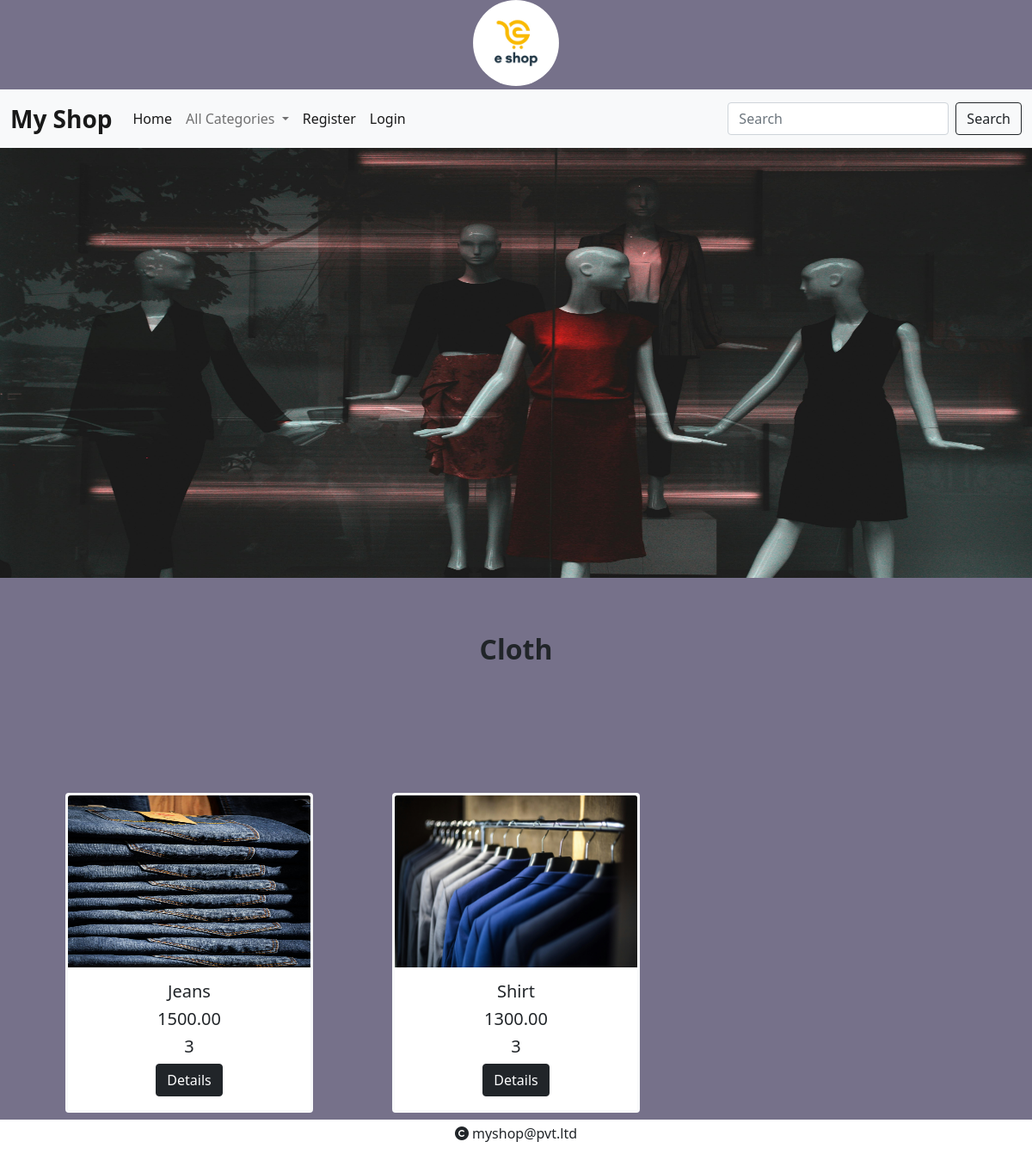
/products/1, run on the app's committed database.
### shop/models.py (models this page shows, shortened)
class Category(models.Model):
    name=models.CharField(max_length=20)
    desc=models.TextField()
    image=models.ImageField(upload_to="category")

class Product(models.Model):
    name=models.CharField(max_length=20)
    desc=models.TextField()
    image=models.ImageField(upload_to="category")
    price=models.DecimalField(max_digits=10,decimal_places=2)
    stock=models.IntegerField(default=0)
    available=models.BooleanField(default=True)
    created=models.DateTimeField(auto_now_add=True)
    updated=models.DateTimeField(auto_now=True)
    category=models.ForeignKey(Category,on_delete=models.CASCADE)

### shop/views.py (the view)
# urls.py: path('products/<int:p>',views.allproducts,name='products'),
def allproducts(request,p):
    c=Category.objects.get(id=p)
    p=Product.objects.filter(category=c)
    context={'cat':c,'product':p}
    return render(request,'products.html',context)

### cart/context_processors.py (called while the page is built, shortened)
def count_items(request):
    u=request.user
    count=0
    return {'c':count}

### shop/context_processors.py (called while the page is built)
def menu_links(request):
    c=Category.objects.all()
    return {'links':c}         #we can use this data globally across all webpages inside our app

### templates/products.html (shortened to what this page needs)
{% extends 'base.html' %}
{% load static %}
{% block content %}
<div class="row-mt-3">
    <div class="col-12">
    <img src="{{ cat.image.url }}" height="500px" width="100%">
    </div>
</div>
<div class="row mt-3" style="margin-bottom:100px;">
    <div class="col-12">
        <h2 class="text-center fw-bold  mt-5 mb-5">{{cat.name}}</h2>
    </div>
</div>
<div class="container mt-5 mb-5">
    <div class="row">
        {% for i in product %}
        <div class="col-sm-4">
            <div class="card mx-auto border border-3 border-light" style="width: 18rem;">
  <img src="{{i.image.url}}" class="card-img-top" height="200px" width="100%" alt="...">
  <div class="card-body text-center">
    <h5 class="card-title">{{i.name}}</h5>
    <h5 class="card-title">{{i.price}}</h5>
      <h5 class="card-title">{{i.stock}}</h5>
    <a href="{% url 'shop:details' i.id %}" class="btn btn-dark">Details</a>
  </div>
</div>
        </div>
        {% endfor %}
    </div>
</div>
{% endblock %}

### templates/base.html (shortened to what this page needs)
<!DOCTYPE html>
{% load static %}
<html lang="en">
<head>
<link href="https://cdn.jsdelivr.net/npm/bootstrap@5.0.2/dist/css/bootstrap.min.css" rel="stylesheet">
<link rel="stylesheet" href="{% static 'css/style.css' %}">
   <link rel="stylesheet" href="https://cdnjs.cloudflare.com/ajax/libs/font-awesome/6.6.0/css/all.min.css" />
</head>
<body>
<header>
    <div class="container-fluid text-center">
        <img src="{% static 'images/elogo.jpg' %}" class="rounded-circle" height="100px" width="100px">
    </div>
<nav class="navbar navbar-expand-lg navbar-light bg-light mt-1">
  <div class="container-fluid">
    <a class="navbar-brand fs-3 fw-bold" href="#">My Shop</a>
      <div class="collapse navbar-collapse" id="navbarSupportedContent">
            <ul class="navbar-nav me-auto mb-2 mb-lg-0">
                <li class="nav-item">
                     <a class="nav-link active" aria-current="page" href="{% url 'shop:category' %}">Home</a>
                  </li>
                <li class="nav-item dropdown">
                     <a class="nav-link dropdown-toggle" href="#" id="navbarDropdown" role="button" data-bs-toggle="dropdown" aria-expanded="false">
                        All Categories
                     </a>
                  </li>
               {% if user.is_authenticated %}
                  <li class="nav-item">
                     <a class="nav-link active" aria-current="page" href="{% url 'shop:logout' %}">Logout</a>
              </li>
{% if user.is_superuser == False %}
<li class="nav-item">
   <a class="nav-link active" aria-current="page" href="{% url 'cart:cartview' %}"><i class="fa-solid fa-cart-shopping"><sup class="mx-2 fs-8">{{c}}</sup></i></a>
</li>
<li class="nav-item">
    <a class="nav-link active" aria-current="page" href="{% url 'cart:order_view' %}">Your Orders</a>
</li>
{% else %}
<li class="nav-item">
    <a class="nav-link active" aria-current="page" href="{% url 'shop:addpro' %}">Add Products</a>
</li>
<li class="nav-item">
    <a class="nav-link active" aria-current="page" href="{% url 'shop:addcat' %}">Add Category</a>
</li>
{% endif %}
               {% else %}
                  <li class="nav-item">
                     <a class="nav-link active" aria-current="page" href="{% url 'shop:register' %}">Register</a>
                  </li>
                  <li class="nav-item">
                     <a class="nav-link active" aria-current="page" href="{% url 'shop:login' %}">Login</a>
                  </li>
               {% endif %}
            </ul>
  <form class="d-flex" method="post" action="{% url 'search:search' %}">
               <input class="form-control me-2" type="search" placeholder="Search" aria-label="Search" name="q">
               <button class="btn btn-outline-dark" type="submit">Search</button>
            </form>
         </div>
      </div>
   </nav>
</header>
{% block content %}
{% endblock %}
<footer class="footer py-1">
   <p class="text-center"><i class="fa fa-copyright me-1" aria-hidden="true"></i>myshop@pvt.ltd</p>
</footer>
</body>
</html>

### static/css/style.css (style rules this page uses)
body { background-color:#76718a; }
.footer { position:fixed; bottom:0; left:0; background-color:white; height:40px; width:100%; }

### data on the page
Category: image (picture), name "Cloth"
Product: image (picture), name "Jeans", price "1500.00", stock "3"
Product: image (picture), name "Shirt", price "1300.00", stock "3"
